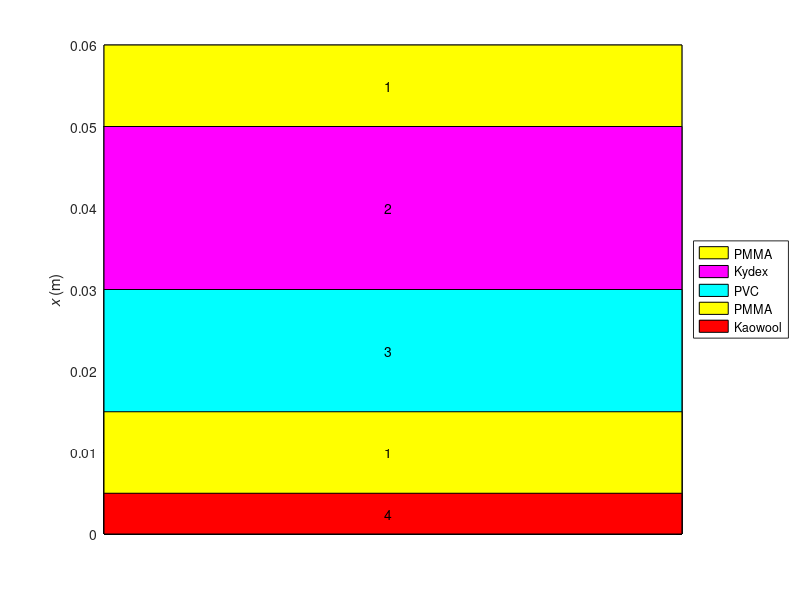

This figure's MATLAB source:
clc
clear

t= 0*ones(5,1); % Array holding each of your layer thicknesses and the material component index
%how thick is each layer (from top to bottom)
t(1,1) = 0.01;
t(2,1) = 0.02;
t(3,1) = 0.015;
t(4,1) = 0.01;
t(5,1) = 0.005;

%What material is each layer made of? (you'll have to map these numbers to
%the components that are available in the current model (you've done such
%mapping before)
t(1,2) = 1;
t(2,2) = 2;
t(3,2) = 3;
t(4,2) = 1;
t(5,2) = 4;

Nt=size(t,1); % # of layers
t_tot=sum(t(:,1));% total thickness
 
 colors={'y','m','c','r','g','b','k'};
 figure
 for i = 1:Nt
     area([0 5*t_tot],[sum(t(i:Nt,1)) sum(t(i:Nt,1))],'FaceColor',colors{t(i,2)}); 
     hold on
 end
 
 axis([0,5*t_tot,0,t_tot])
 ylabel('\itx \rm(m)')
 set(gca,'XTick',[])
 % color box legend on left
   legend('PMMA', 'Kydex', 'PVC', 'PMMA','Kaowool', 'Location', 'EastOutside');
   
 %OR  we can just add labels directly where we need them:
 
 for i = 1:Nt
     text((5/2)*t_tot, sum(t(i:Nt,1))-t(i)/2, num2str(t(i,2)), 'HorizontalAlignment', 'right');
 end
 
 % for multiple components in the same layer, we may want to use the
 % command 'hatchfill' :
 %http://blogs.mathworks.com/pick/2011/07/15/creating-hatched-patches/